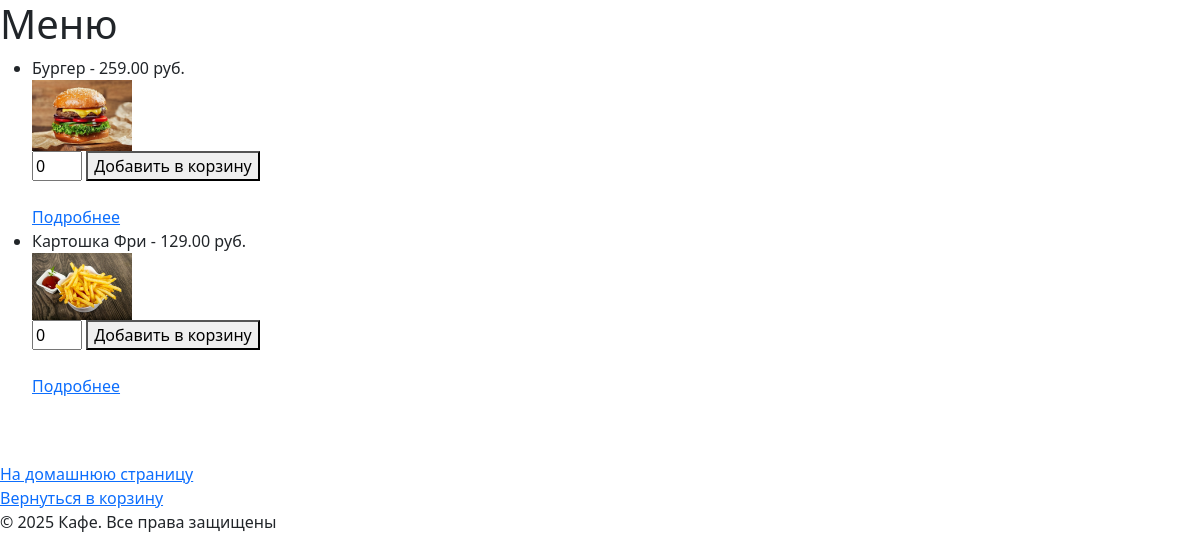
Screenshot of /products/ with the database file from the repository.
### products/models.py (models this page shows, shortened)
class Product(models.Model):
    name = models.CharField(max_length=100)
    description = models.TextField()
    price = models.DecimalField(default=0, max_digits=8, decimal_places=2)
    image = models.ImageField(upload_to="products_images/", blank=False)
    if TYPE_CHECKING:
        objects: Manager

### products/views.py (the view, shortened to what this page needs)
# urls.py: path("", ListProducts.as_view(), name="list"),
class ListProducts(ListView):
    queryset = Product.objects.all()
    template_name = "products/products_list.html"
    context_object_name = "products"
    def get_context_data(self, *, object_list=None, **kwargs):
        context = super().get_context_data(**kwargs)
        cart = self.request.session.get('cart', {})
        cart_items = []
        total = 0
        context['cart_items'] = cart_items
        context['cart_total'] = total
        return context

### products/templates/products/products_list.html (shortened to what this page needs)
{% extends 'base.html' %}
{% block body %}
<h1>Меню</h1>
<ul>
    {% for product in products %}
        <li>{{ product.name }} - {{ product.price }} руб.
            <br>
            {% if product.image %}
                <img src="{{ product.image.url }}" alt="{{ product.name }}" style="max-width: 100px;">
            {% else %}
                <p>Изображение отсутствует</p>
            {% endif %}
            <form method="post" action="{% url 'add_to_cart' product.pk %}">
                <input type="number" name="quantity" value="0" min="0" style="width: 50px;">
                <button type="submit">Добавить в корзину</button>
            </form>
            <br>
            <a href="{% url 'detail_product' product.pk %}">Подробнее</a>
        </li>
    {% endfor %}
</ul>
<br>
<br>
<a href="{% url 'home' %}">На домашнюю страницу</a>
<br>
<a href="{% url 'cart_view' %}">Вернуться в корзину</a>
{% endblock %}

### rows the page displays
Product: name "Бургер", price "259.00", image (picture)
Product: name "Картошка Фри", price "129.00", image (picture)
